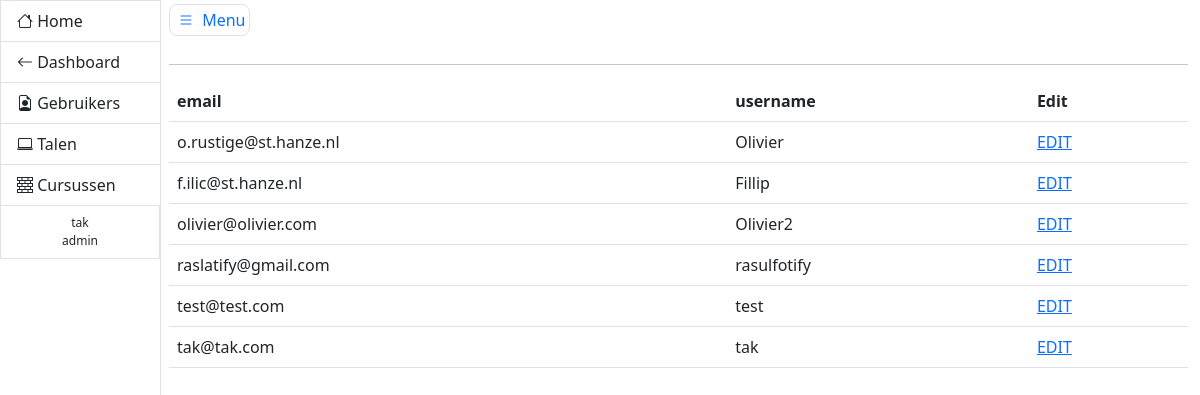
Page /admin/gebruikers (signed in) on the committed database.
### models.py (models this page shows, shortened)
class User(db.Model, UserMixin):
    __tablename__ = 'users'
    id = db.Column(db.Integer, primary_key=True, autoincrement=True)
    email = db.Column(db.String(), nullable=False, unique=True)
    username = db.Column(db.String(), nullable=False, unique=True)
    role = db.Column(db.String(), nullable=False, default='user')
    password_hash = db.Column(db.String(128))
    def __repr__(self):
        return f'User: {self.username} \n Email: {self.email} \n password: {self.password_hash}'

### admin/views.py (the view, shortened to what this page needs)
@admin_blueprint.route('/gebruikers', methods=['GET', 'POST'])
@login_required
@admin_required
def gebruikers():
    emailform = SetEmail()
    usernameform = SetUsername()
    roleform = SetRole()
    if request.args.get('id') is not None:
        user = User.query.get(int(request.args.get('id')))
        return render_template('viewuser.html', user=user, emailform=emailform, usernameform=usernameform,
                               roleform=roleform)
    users = User.query.all()
    print(users)
    return render_template('users.html', users=users)

### __init__.py (called while the page is built)
@login_manager.user_loader
def get_user(user_id):
    try:
        return User.query.get(int(user_id))
    except:
        return None

### admin/templates/users.html
{% extends 'adminbase.html' %}
{% block content %}
    <table class="table">
        <thead>
        <tr>
            <th scope="col">email</th>
            <th scope="col">username</th>
            <th scope="col">Edit</th>
        </tr>
        </thead>
        <tbody>
        {% for user in users %}
            <tr>
                <td>{{ user.email }}</td>
                <td>{{ user.username }}</td>
                <td><a href="{{ url_for('admin.gebruikers', id=user.id) }}">EDIT</a></td>
            </tr>
        {% endfor %}
        </tbody>
    </table>
{% endblock %}

### admin/templates/adminbase.html (shortened to what this page needs)
<!DOCTYPE html>
<html lang="en">
<head>
    <link href="{{ url_for('static', filename='css/main.css') }}" rel="stylesheet">
    <link href="https://cdn.jsdelivr.net/npm/bootstrap@5.3.0-alpha1/dist/css/bootstrap.min.css" rel="stylesheet">
</head>
<body>
<div class="container-fluid">
    <div class="row flex-nowrap">
        <div class="col-auto px-0">
            <div id="sidebar" class="collapse collapse-horizontal show border-end">
                <div id="sidebar-nav" class="list-group border-0 rounded-0 text-sm-start min-vh-100">
                    <a href="{{ url_for('index') }}" class="list-group-item border-end-0 d-inline-block text-truncate" data-bs-parent="#sidebar"><i class="bi bi-house"></i> <span>Home</span> </a>
                    <a href="{{ url_for('dashboard.dashboard') }}" class="list-group-item border-end-0 d-inline-block text-truncate" data-bs-parent="#sidebar"><i class="bi bi-arrow-left"></i> <span>Dashboard</span> </a>
                    <a href="{{ url_for('admin.gebruikers') }}" class="list-group-item border-end-0 d-inline-block text-truncate" data-bs-parent="#sidebar"><i class="bi bi-file-earmark-person"></i> <span>Gebruikers</span></a>
                    <a href="{{ url_for('admin.taal') }}" class="list-group-item border-end-0 d-inline-block text-truncate" data-bs-parent="#sidebar"><i class="bi bi-laptop"></i> <span>Talen</span></a>
                    <a href="{{ url_for('admin.add') }}" class="list-group-item border-end-0 d-inline-block text-truncate" data-bs-parent="#sidebar"><i class="bi bi-bricks"></i> <span>Cursussen</span></a>
                    {% if current_user.is_authenticated %}
                    <p class="copyright list-group-item d-inline-block text-truncate">{{ current_user.username }} <br> {{ current_user.role }}</p>
                    {% endif %}
                </div>
            </div>
        </div>
        <main class="col ps-md-2 pt-2">
            <a href="#" data-bs-target="#sidebar" data-bs-toggle="collapse" class="border rounded-3 p-1 text-decoration-none"><i class="bi bi-list bi-lg py-2 p-1"></i> Menu</a>
            <div class="page-header pt-3">
            </div>
            <hr>
            <div class="row">
                <div class="col-12">
                    {% block content %}
                    {% endblock %}
                </div>
            </div>
        </main>
    </div>
</div>
</body>
</html>

### static/css/main.css (style rules this page uses)
html { position: relative; min-height: 100%; }
#sidebar-nav { width: 160px; }
#sidebar { position: relative; }
.copyright { background-color: #f8f9fa; color: #6c757d; font-size: 12px; padding: 5px 10px; border-top: 1px solid #dee2e6; width: 100%; text-align: center; }

### rows in the picture
User: username "tak", role "admin", email "tak@tak.com"
User: email "o.rustige@st.hanze.nl", username "Olivier"
User: email "f.ilic@st.hanze.nl", username "Fillip"
User: email "olivier@olivier.com", username "Olivier2"
User: email "raslatify@gmail.com", username "rasulfotify"
User: email "test@test.com", username "test"
